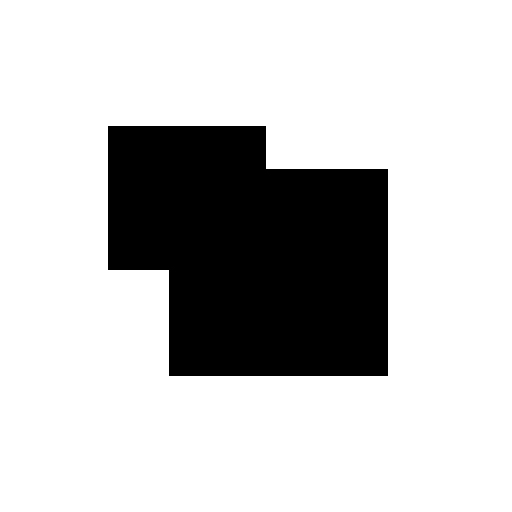
#> input picture data/CornerTest.jpg, 512 x 512 px, found by its file name
$ jupyter execute 'Feature Extraction.ipynb'
#> lines starting #> are read from the running program, lines starting #| are printed output that depends on the picture; after the words box and inside, x2 and y2 are one past the last pixel; in counts of white or black regions, pixels touching at a corner belong together
### 1. preCornerDetector

[cell 1]
import cv2
import numpy as np

def findLocalMaxima(src):
    kernel= cv2.getStructuringElement(shape=cv2.MORPH_RECT, ksize=(11,11))
    dilate = cv2.dilate(src, kernel)
    localMax = (src == dilate)

    erode = cv2.erode(src, kernel)
    localMax2 = (src > erode)
    localMax &= localMax2
    points = np.argwhere(localMax == True)
    points[:,[0, 1]] = points[:,[1, 0]] # switch x, y
    return points

[cell 2]
src = cv2.imread('./data/CornerTest.jpg')
#> src is the input picture: shape (512, 512, 3); min 0, max 255, mean 198.3
gray = cv2.cvtColor(src, cv2.COLOR_BGR2GRAY)
res = cv2.preCornerDetect(gray, ksize=3)
ret, res2 = cv2.threshold(np.abs(res), 0.1, 0, cv2.THRESH_TOZERO)
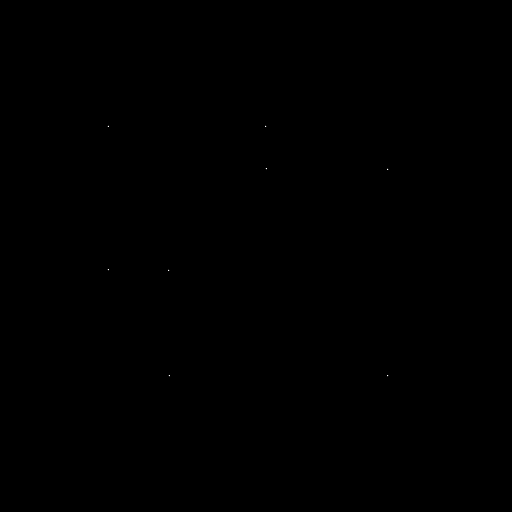
#> res2: shape (512, 512) float32; min 0, max 1.12, mean 4.57e-05; drawn with min black and max white
corners = findLocalMaxima(res2)
#> in findLocalMaxima, `localMax = (src == dilate)`:
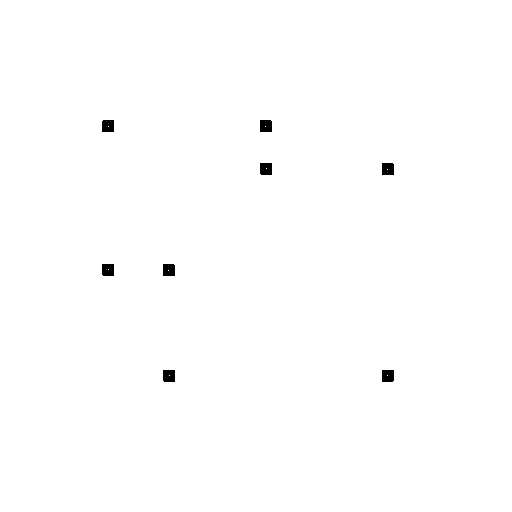
#> localMax: shape (512, 512) bool; 99.6% white; 8 black regions, largest, box (x1, y1, x2, y2) and area: (102, 120, 114, 132) 142, (260, 120, 272, 132) 142, (260, 163, 272, 175) 142
#> in findLocalMaxima, `erode = cv2.erode(src, kernel)`: erode: shape (512, 512) float32; every value is 0
#> in findLocalMaxima, `localMax2 = (src > erode)`: localMax2: shape (512, 512) bool; 0.01% white in thin lines or dots, all inside (x1, y1, x2, y2) = (107, 125, 389, 377)
#> in findLocalMaxima, `localMax &= localMax2`: localMax: shape (512, 512) bool; 0% white in thin lines or dots, all inside (x1, y1, x2, y2) = (108, 126, 388, 376)
#> in findLocalMaxima, `points = np.argwhere(localMax == True)`: points = [[126, 108], [126, 265], [168, 266], [169, 387], [269, 108], [270, 168], [375, 169], [375, 387]]
#> corners = [[108, 126], [265, 126], [266, 168], [387, 169], [108, 269], [168, 270], [169, 375], [387, 375]]
print(len(corners))
#| 8

dst = src.copy()
for x, y in corners:
    cv2.circle(dst, (x, y), 5, (0,0,255), 2)
#> this loop made 8 passes
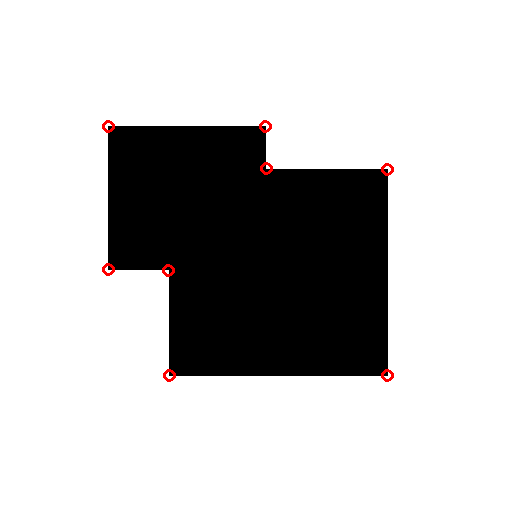
#> dst: shape (512, 512, 3); 0.27% of pixels changed, all inside (x1, y1, x2, y2) = (102, 120, 394, 382)

cv2.imshow('src',  src)
cv2.imshow('dst',  dst)
cv2.waitKey()
cv2.destroyAllWindows()

### 2. cornerMinEigenVal

[cell 3]
src = cv2.imread('./data/CornerTest.jpg')
gray = cv2.cvtColor(src, cv2.COLOR_BGR2GRAY)
eigen = cv2.cornerMinEigenVal(gray, blockSize=5)
print('eigen.shape=', eigen.shape)
#| eigen.shape= (512, 512)

T = 0.2
corners  = np.argwhere(eigen > T)
#> corners = [[127, 109], [127, 264], [167, 267], [170, 386], [268, 109], [271, 167], [374, 170], [374, 386]]
corners[:,[0, 1]] = corners[:,[1, 0]] # switch x, y
print('len(corners ) =', len(corners ))
#| len(corners ) = 8
dst = src.copy()
for x, y in corners :
    cv2.circle(dst, (x, y), 3, (0,0,255), 2)
#> this loop made 8 passes
#> (x, y) on passes 1 to 8: (109, 127), (264, 127), (267, 167), (386, 170), (109, 268), (167, 271), (170, 374), (386, 374)
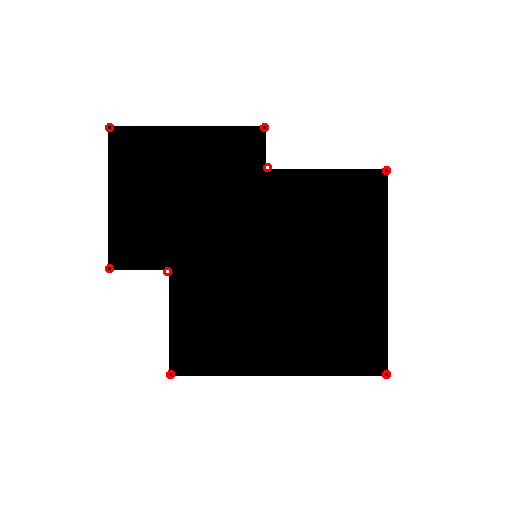
#> dst: shape (512, 512, 3); 0.18% of pixels changed, all inside (x1, y1, x2, y2) = (105, 123, 391, 379)

cv2.imshow('dst',  dst)
cv2.waitKey()
cv2.destroyAllWindows()

### 3. cornerHarris

[cell 4]
src = cv2.imread('./data/CornerTest.jpg')
gray = cv2.cvtColor(src, cv2.COLOR_BGR2GRAY)
res = cv2.cornerHarris(gray, blockSize=5, ksize=3, k=0.01)
ret, res = cv2.threshold(np.abs(res),0.02, 0, cv2.THRESH_TOZERO)
corners = findLocalMaxima(res)
#> in findLocalMaxima (call 2), `localMax = (src == dilate)`:
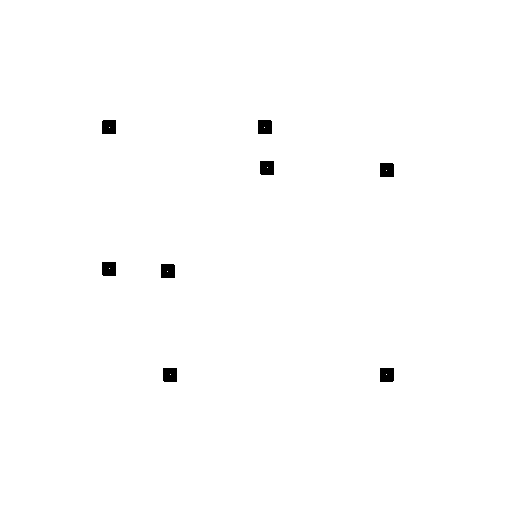
#> localMax: shape (512, 512) bool; 99.4% white; 8 black regions, largest, box (x1, y1, x2, y2) and area: (102, 120, 116, 134) 194, (258, 120, 272, 134) 194, (260, 161, 274, 175) 194
#> in findLocalMaxima (call 2), `localMax2 = (src > erode)`: localMax2: shape (512, 512) bool; 0.05% white; 8 white regions (8 under 20 px)
#> in findLocalMaxima (call 2), `localMax &= localMax2`: localMax: shape (512, 512) bool; 0% white in thin lines or dots, all inside (x1, y1, x2, y2) = (109, 127, 387, 375)
#> in findLocalMaxima (call 2), `points = np.argwhere(localMax == True)`: points has the same summary as corners outside findLocalMaxima
#> corners = [[109, 127], [264, 127], [267, 167], [386, 170], [109, 268], [167, 271], [170, 374], [386, 374]]
print('corners=', corners)
#| corners= [[109 127]
#|  [264 127]
#|  [267 167]
#|  [386 170]
#|  [109 268]
#|  [167 271]
#|  [170 374]
#|  [386 374]]

dst = src.copy()
for x, y in corners:
    cv2.circle(dst, (x, y), 3, (0,0,255), 2)
cv2.imshow('dst',  dst)
cv2.waitKey()
cv2.destroyAllWindows()

### 4. FAST

[cell 5]
src = cv2.imread('./data/CornerTest.jpg')
gray = cv2.cvtColor(src, cv2.COLOR_BGR2GRAY)

fast = cv2.FastFeatureDetector_create(30)
fast.setNonmaxSuppression(0)
kp = fast.detect(src, None)
#> kp = 48 keypoints; strongest (x, y, size): (108, 126, 7), (109, 126, 7), (110, 126, 7), (263, 126, 7)
dst = src.copy()
cv2.drawKeypoints(src, kp, dst, (0, 0, 255))
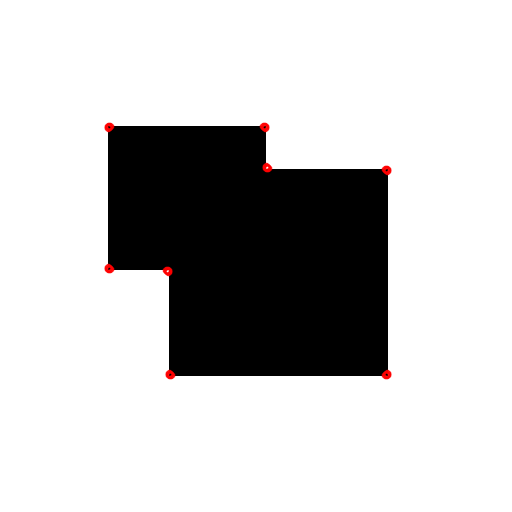
#> dst: shape (512, 512, 3); 0.27% of pixels changed, all inside (x1, y1, x2, y2) = (104, 122, 392, 380)

cv2.imshow('dst',  dst)
cv2.waitKey()
cv2.destroyAllWindows()

### 5. ChessboardCorners

[cell 6]
src = cv2.imread('./data/ChessBoard.jpg')
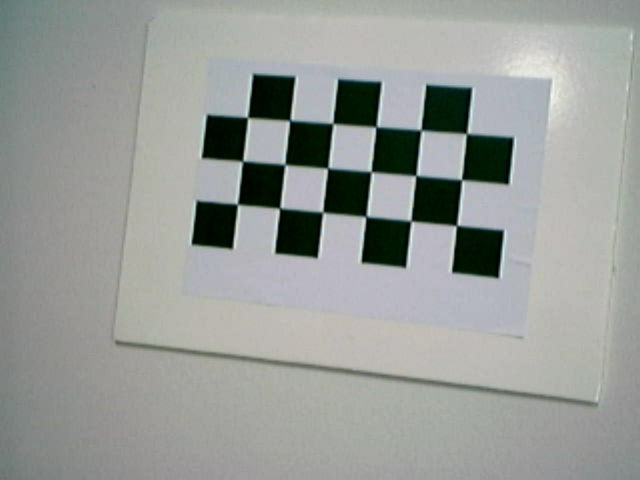
#> input picture data/chessBoard.jpg, 640 x 480 px, found by its file name
#> src is the input picture: shape (480, 640, 3); mean B, G, R 152.2, 155.6, 152.1
gray = cv2.cvtColor(src, cv2.COLOR_BGR2GRAY)
#> gray: shape (480, 640)
patternSize = (6, 3)
found, corners = cv2.findChessboardCorners(src, patternSize)
#> found = True; corners = 18 rows, first 8: [455.3, 226.5], [409.4, 219.8], [367.7, 215.4], [324.2, 213.2], [278.3, 209.7], [238.2, 205.5], [460.6, 178.8], [414.6, 176.8]
print('corners.shape=', corners.shape)
#| corners.shape= (18, 1, 2)

dst = src.copy()
cv2.drawChessboardCorners(dst, patternSize, corners, found)
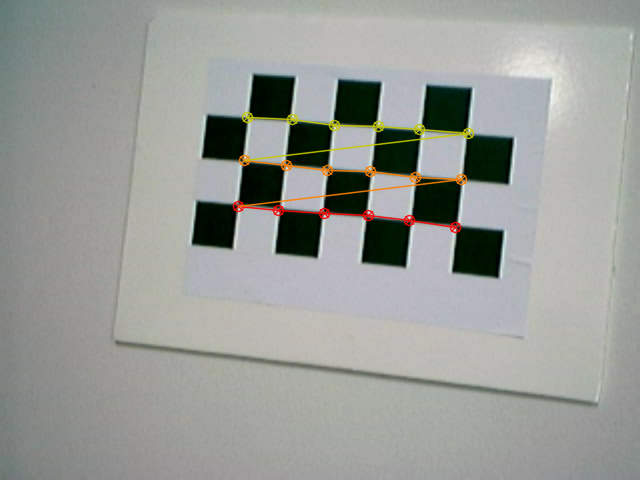
#> dst: shape (480, 640, 3); 1.56% of pixels changed, all inside (x1, y1, x2, y2) = (232, 111, 475, 234)

cv2.imshow('dst',  dst)
cv2.waitKey()
cv2.destroyAllWindows()

### 6. CirclesGrid

[cell 7]
src = cv2.imread('./data/circleGrid.jpg')
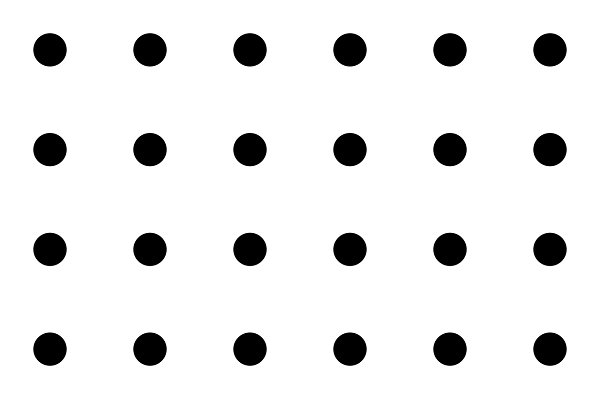
#> input picture data/circleGrid.jpg, 600 x 399 px, found by its file name
#> src is the input picture: shape (399, 600, 3); min 0, max 255, mean 232.7
gray = cv2.cvtColor(src, cv2.COLOR_BGR2GRAY)
#> gray: shape (399, 600)
patternSize = (6, 4)
found, centers = cv2.findCirclesGrid(src, patternSize)
#> centers = 24 rows, first 8: [49.49, 49.37], [149.5, 49.36], [249.5, 49.37], [349.5, 49.37], [449.5, 49.36], [549.5, 49.37], [49.5, 149.1], [149.5, 149.1]
print('centers.shape=', centers.shape)
#| centers.shape= (24, 1, 2)

dst = src.copy()
cv2.drawChessboardCorners(dst, patternSize, centers, found)
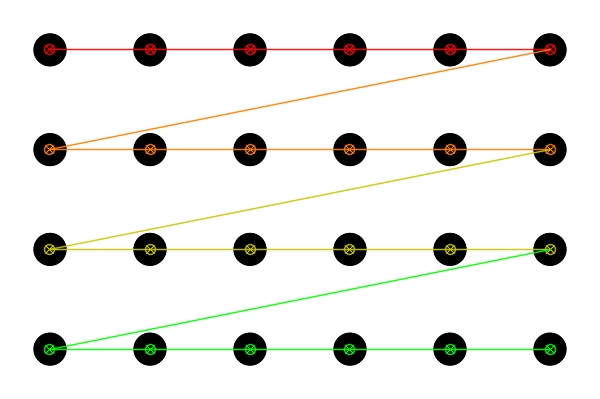
#> dst: shape (399, 600, 3); 5.22% of pixels changed, all inside (x1, y1, x2, y2) = (43, 43, 557, 356)

cv2.imshow('dst',  dst)
cv2.waitKey()
cv2.destroyAllWindows()
